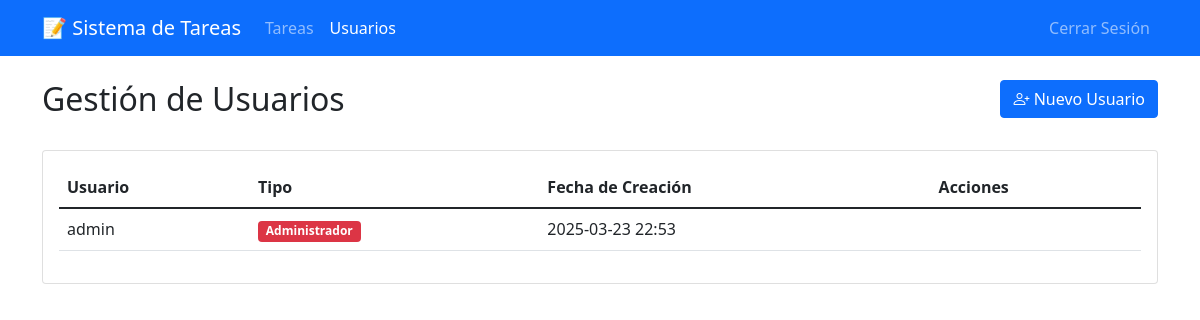
Screenshot of /users (signed in) with the database file from the repository.
### models.py (models this page shows, shortened)
class User(db.Model):
    id = db.Column(db.Integer, primary_key=True)
    username = db.Column(db.String(80), unique=True, nullable=False)
    password_hash = db.Column(db.String(120), nullable=False)
    is_master = db.Column(db.Boolean, default=False)
    created_at = db.Column(db.DateTime, default=datetime.utcnow)
    created_by = db.Column(db.Integer, db.ForeignKey('user.id'), nullable=True)

### app.py (the view)
@app.route('/users')
@master_required
def list_users():
    users = User.query.all()
    return render_template('users.html', users=users)

### auth.py (called while the page is built)
def master_required(f):
    @wraps(f)
    def decorated_function(*args, **kwargs):
        if 'user_id' not in session:
            flash('Por favor inicia sesión para acceder', 'error')
            return redirect(url_for('login'))
        user = User.query.get(session['user_id'])
        if not user or not user.is_master:
            flash('Se requieren privilegios de administrador', 'error')
            return redirect(url_for('index'))
        return f(*args, **kwargs)
    return decorated_function

### templates/users.html (shortened to what this page needs)
<!DOCTYPE html>
<html lang="es">
<head>
    <link href="https://cdn.jsdelivr.net/npm/bootstrap@5.1.3/dist/css/bootstrap.min.css" rel="stylesheet">
    <link rel="stylesheet" href="https://cdn.jsdelivr.net/npm/bootstrap-icons@1.7.2/font/bootstrap-icons.css">
</head>
<body>
    <nav class="navbar navbar-expand-lg navbar-dark bg-primary mb-4">
        <div class="container">
            <a class="navbar-brand" href="{{ url_for('index') }}">📝 Sistema de Tareas</a>
            <div class="collapse navbar-collapse" id="navbarNav">
                <ul class="navbar-nav me-auto">
                    <li class="nav-item">
                        <a class="nav-link" href="{{ url_for('index') }}">Tareas</a>
                    </li>
                    <li class="nav-item">
                        <a class="nav-link active" href="{{ url_for('list_users') }}">Usuarios</a>
                    </li>
                </ul>
                <ul class="navbar-nav">
                    <li class="nav-item">
                        <a class="nav-link" href="{{ url_for('logout') }}">Cerrar Sesión</a>
                    </li>
                </ul>
            </div>
        </div>
    </nav>
    <div class="container">
        <div class="row mb-4">
            <div class="col">
                <h2>Gestión de Usuarios</h2>
            </div>
            <div class="col text-end">
                <button type="button" class="btn btn-primary" data-bs-toggle="modal" data-bs-target="#addUserModal">
                    <i class="bi bi-person-plus"></i> Nuevo Usuario
                </button>
            </div>
        </div>
        <div class="card">
            <div class="card-body">
                <div class="table-responsive">
                    <table class="table table-hover">
                        <thead>
                            <tr>
                                <th>Usuario</th>
                                <th>Tipo</th>
                                <th>Fecha de Creación</th>
                                <th>Acciones</th>
                            </tr>
                        </thead>
                        <tbody>
                            {% for user in users %}
                            <tr>
                                <td>{{ user.username }}</td>
                                <td>
                                    {% if user.is_master %}
                                    <span class="badge bg-danger">Administrador</span>
                                    {% else %}
                                    <span class="badge bg-secondary">Usuario</span>
                                    {% endif %}
                                </td>
                                <td>{{ user.created_at.strftime('%Y-%m-%d %H:%M') }}</td>
                                <td>
                                </td>
                            </tr>
                            {% endfor %}
                        </tbody>
                    </table>
                </div>
            </div>
        </div>
    </div>
</body>
</html>

### rows the page displays
User: username "admin", is_master "Administrador", created_at "2025-03-23 22:53"
